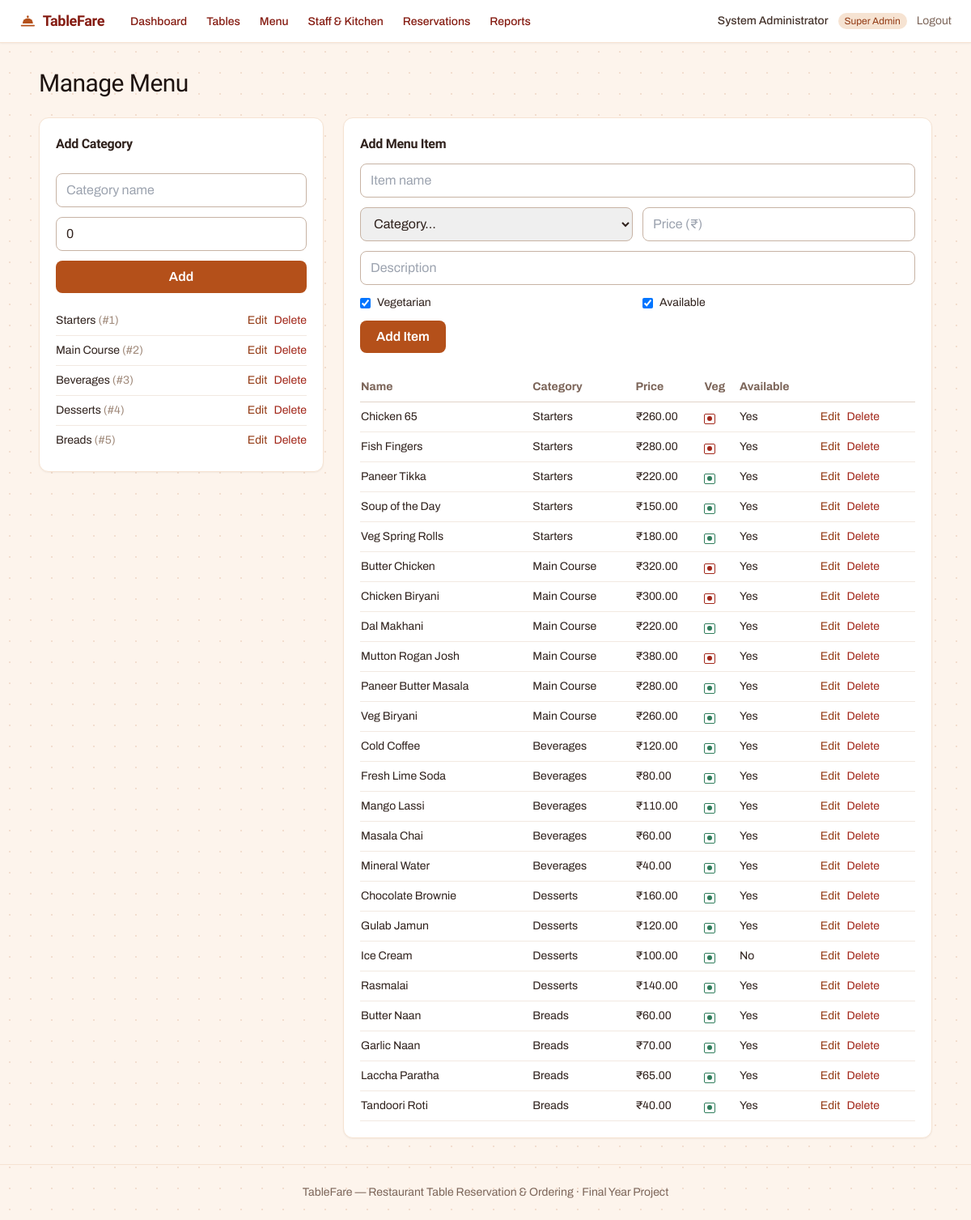
The page /index.php?route=admin/menu (signed in) on the database its author committed.
### tables this page shows
CREATE TABLE menu_categories (
    id             INT AUTO_INCREMENT PRIMARY KEY,
    name           VARCHAR(60) NOT NULL,
    display_order  INT NOT NULL DEFAULT 0,
    created_at     TIMESTAMP NOT NULL DEFAULT CURRENT_TIMESTAMP
);

CREATE TABLE menu_items (
    id            INT AUTO_INCREMENT PRIMARY KEY,
    category_id   INT NOT NULL,
    name          VARCHAR(100) NOT NULL,
    description   VARCHAR(255) NULL,
    price         DECIMAL(8,2) NOT NULL,
    is_veg        TINYINT(1) NOT NULL DEFAULT 1,
    is_available  TINYINT(1) NOT NULL DEFAULT 1,
    created_at    TIMESTAMP NOT NULL DEFAULT CURRENT_TIMESTAMP,
    FOREIGN KEY (category_id) REFERENCES menu_categories(id) ON DELETE CASCADE
);

### app/controllers/AdminController.php (called while the page is built, shortened)
<?php
require_once __DIR__ . '/../models/MenuCategory.php';
require_once __DIR__ . '/../models/MenuItem.php';
class AdminController
{
    public function menu(): void
    {
        $categories = MenuCategory::all();
        $items = MenuItem::allWithCategory();
        $editingCategory = isset($_GET['edit_category']) ? MenuCategory::find((int)$_GET['edit_category']) : null;
        $editingItem = isset($_GET['edit_item']) ? MenuItem::find((int)$_GET['edit_item']) : null;
        $pageTitle = 'Manage Menu';
        require __DIR__ . '/../views/admin/menu.php';
    }
}

### public/index.php (called while the page is built, shortened)
<?php
require_once __DIR__ . '/../core/helpers.php';
require_once __DIR__ . '/../core/Database.php';
require_once __DIR__ . '/../app/controllers/AdminController.php';
$router = new Router();
$router->get('login', fn() => (new AuthController())->showLogin());
$router->post('login', fn() => (new AuthController())->login());
$router->post('logout', fn() => (new AuthController())->logout());
$router->get('admin/dashboard', fn() => (new AdminController())->dashboard());
$router->get('admin/tables', fn() => (new AdminController())->tables());
$router->post('admin/tables/store', fn() => (new AdminController())->tableStore());
$router->post('admin/tables/update', fn() => (new AdminController())->tableUpdate());
$router->post('admin/tables/status', fn() => (new AdminController())->tableToggleStatus());
$router->get('admin/tables/qr', fn() => (new AdminController())->tableQrDownload());
$router->get('admin/menu', fn() => (new AdminController())->menu());
$router->post('admin/menu/categories/store', fn() => (new AdminController())->categoryStore());
$router->post('admin/menu/categories/update', fn() => (new AdminController())->categoryUpdate());
$router->post('admin/menu/categories/delete', fn() => (new AdminController())->categoryDelete());
$router->post('admin/menu/items/store', fn() => (new AdminController())->itemStore());
$router->post('admin/menu/items/update', fn() => (new AdminController())->itemUpdate());
$router->post('admin/menu/items/delete', fn() => (new AdminController())->itemDelete());
$router->get('admin/staff', fn() => (new AdminController())->staff());
$router->post('admin/staff/store', fn() => (new AdminController())->staffStore());
$router->post('admin/staff/status', fn() => (new AdminController())->staffToggleStatus());
$router->get('admin/reservations', fn() => (new AdminController())->reservations());
$router->get('admin/reports', fn() => (new AdminController())->reports());
$router->get('staff/dashboard', fn() => (new StaffController())->dashboard());
$router->get('staff/reservations', fn() => (new StaffController())->reservations());
$router->post('staff/reservations/confirm', fn() => (new StaffController())->reservationConfirm());
$router->post('staff/reservations/cancel', fn() => (new StaffController())->reservationCancel());
$router->post('staff/reservations/seat', fn() => (new StaffController())->reservationSeat());
$router->get('staff/tables', fn() => (new StaffController())->tables());
$router->get('staff/sessions/detail', fn() => (new StaffController())->sessionDetail());
$router->post('staff/sessions/close', fn() => (new StaffController())->sessionForceClose());
$router->post('staff/orders/serve', fn() => (new StaffController())->orderMarkServed());
$router->get('staff/billing', fn() => (new StaffController())->billing());
$router->post('staff/billing/generate', fn() => (new StaffController())->billingGenerate());
$router->post('staff/billing/markpaid', fn() => (new StaffController())->billingMarkPaid());
$router->get('kitchen/queue', fn() => (new KitchenController())->queue());
$router->get('kitchen/queue/data', fn() => (new KitchenController())->queueData());
$router->post('kitchen/item/advance', fn() => (new KitchenController())->itemAdvance());
$router->get('booking/create', fn() => (new BookingController())->createForm());
$router->post('booking/create/otp', fn() => (new BookingController())->createSendOtp());
$router->post('booking/create/verify', fn() => (new BookingController())->createVerify());
$router->get('booking/lookup', fn() => (new BookingController())->lookupForm());
$router->post('booking/lookup/otp', fn() => (new BookingController())->lookupSendOtp());
$router->post('booking/lookup/verify', fn() => (new BookingController())->lookupVerify());
$router->get('booking/mine', fn() => (new BookingController())->mine());
$router->post('booking/cancel', fn() => (new BookingController())->cancel());
$router->get('table/join', fn() => (new TableController())->join());
$router->get('table/start', fn() => (new TableController())->startForm());
$router->post('table/start/otp', fn() => (new TableController())->startSendOtp());
$router->post('table/start/verify', fn() => (new TableController())->startVerify());
$router->get('table/started', fn() => (new TableController())->started());
$router->get('table/joincode', fn() => (new TableController())->joinCodeForm());
$router->post('table/joincode/submit', fn() => (new TableController())->joinCodeSubmit());
$router->get('order/menu', fn() => (new OrderController())->menu());
$router->get('order/cart', fn() => (new OrderController())->cartData());
$router->post('order/cart/add', fn() => (new OrderController())->cartAdd());
$router->post('order/cart/update', fn() => (new OrderController())->cartUpdate());
$router->post('order/place', fn() => (new OrderController())->place());
$router->get('order/mine', fn() => (new OrderController())->mine());
$route = $_GET['route'] ?? '';
$router->dispatch($_SERVER['REQUEST_METHOD'], $route);

### core/Router.php (called while the page is built, shortened)
<?php
class Router
{
    private array $routes = ['GET' => [], 'POST' => []];
    public function get(string $route, callable $handler): void
    {
        $this->routes['GET'][$route] = $handler;
    }
    public function post(string $route, callable $handler): void
    {
        $this->routes['POST'][$route] = $handler;
    }
    public function dispatch(string $method, string $route): void
    {
        $handler = $this->routes[$method][$route] ?? null;
        try {
            $handler();
        } catch (Throwable $e) {
            error_log($e->getMessage());
            http_response_code(500);
            require __DIR__ . '/../app/views/errors/500.php';
        }
    }
}

### core/Database.php (called while the page is built)
<?php
class Database
{
    private static ?PDO $instance = null;
    public static function connect(): PDO
    {
        if (self::$instance === null) {
            $config = require __DIR__ . '/../config/database.php';
            $dsn = sprintf(
                'mysql:host=%s;port=%d;dbname=%s;charset=%s',
                $config['host'],
                $config['port'],
                $config['database'],
                $config['charset']
            );
            self::$instance = new PDO($dsn, $config['username'], $config['password'], [
                PDO::ATTR_ERRMODE            => PDO::ERRMODE_EXCEPTION,
                PDO::ATTR_DEFAULT_FETCH_MODE => PDO::FETCH_ASSOC,
                PDO::ATTR_EMULATE_PREPARES   => false,
            ]);
        }
        return self::$instance;
    }
}

### app/models/MenuCategory.php (called while the page is built, shortened)
<?php
require_once __DIR__ . '/../../core/Database.php';
class MenuCategory
{
    public static function all(): array
    {
        return Database::connect()->query('SELECT * FROM menu_categories ORDER BY display_order, name')->fetchAll();
    }
}

### app/models/MenuItem.php (called while the page is built, shortened)
<?php
require_once __DIR__ . '/../../core/Database.php';
class MenuItem
{
    public static function allWithCategory(): array
    {
        return Database::connect()->query(
            'SELECT mi.*, mc.name AS category_name FROM menu_items mi
             JOIN menu_categories mc ON mc.id = mi.category_id
             ORDER BY mc.display_order, mi.name'
        )->fetchAll();
    }
}

### app/views/admin/menu.php (the view, shortened to what this page needs)
<?php require __DIR__ . '/../partials/header.php'; ?>
<?php require __DIR__ . '/../partials/staff_navbar.php'; ?>
<main class="flex-1 max-w-6xl mx-auto w-full px-6 py-8">
    <h1 class="text-3xl text-stone-900"><?= e($pageTitle) ?></h1>
    <div class="grid grid-cols-1 lg:grid-cols-3 gap-6 mt-6">
        <section class="bg-white rounded-xl border border-amber-100 shadow-sm p-5 lg:col-span-1 h-fit">
            <h2 class="font-semibold text-stone-800 mb-3"><?= $editingCategory ? 'Edit Category' : 'Add Category' ?></h2>
            <form method="POST" action="/index.php?route=admin/menu/categories/<?= $editingCategory ? 'update' : 'store' ?>" class="space-y-3">
                <input type="text" name="name" placeholder="Category name" value="<?= e($editingCategory['name'] ?? '') ?>" required
                       class="w-full rounded-lg border border-stone-300 px-3 py-2 focus:outline-none focus:ring-2 focus:ring-amber-400">
                <input type="number" name="display_order" placeholder="Display order" value="<?= e((string)($editingCategory['display_order'] ?? '0')) ?>"
                       class="w-full rounded-lg border border-stone-300 px-3 py-2 focus:outline-none focus:ring-2 focus:ring-amber-400">
                <button type="submit" class="w-full py-2 rounded-lg bg-amber-600 text-white font-semibold hover:bg-amber-700"><?= $editingCategory ? 'Save' : 'Add' ?></button>
            </form>
            <ul class="mt-4 divide-y divide-stone-100 text-sm">
                <?php foreach ($categories as $cat): ?>
                    <li class="py-2 flex justify-between items-center">
                        <span><?= e($cat['name']) ?> <span class="text-stone-400">(#<?= (int)$cat['display_order'] ?>)</span></span>
                        <span class="flex gap-2">
                            <a href="/index.php?route=admin/menu&edit_category=<?= (int)$cat['id'] ?>" class="text-amber-700 hover:underline">Edit</a>
                            <form method="POST" action="/index.php?route=admin/menu/categories/delete" class="inline" onsubmit="return confirm('Delete this category and its items?');">
                                <button type="submit" class="text-red-600 hover:underline">Delete</button>
                            </form>
                        </span>
                    </li>
                <?php endforeach; ?>
            </ul>
        </section>
        <section class="bg-white rounded-xl border border-amber-100 shadow-sm p-5 lg:col-span-2">
            <h2 class="font-semibold text-stone-800 mb-3"><?= $editingItem ? 'Edit Item' : 'Add Menu Item' ?></h2>
            <form method="POST" action="/index.php?route=admin/menu/items/<?= $editingItem ? 'update' : 'store' ?>" class="grid grid-cols-2 gap-3">
                <input type="text" name="name" placeholder="Item name" value="<?= e($editingItem['name'] ?? '') ?>" required
                       class="col-span-2 rounded-lg border border-stone-300 px-3 py-2 focus:outline-none focus:ring-2 focus:ring-amber-400">
                <select name="category_id" required class="rounded-lg border border-stone-300 px-3 py-2">
                    <option value="">Category&hellip;</option>
                </select>
                <input type="number" step="0.01" name="price" placeholder="Price (₹)" value="<?= e($editingItem['price'] ?? '') ?>" required
                       class="rounded-lg border border-stone-300 px-3 py-2">
                <input type="text" name="description" placeholder="Description" value="<?= e($editingItem['description'] ?? '') ?>"
                       class="col-span-2 rounded-lg border border-stone-300 px-3 py-2">
                <label class="flex items-center gap-2 text-sm"><input type="checkbox" name="is_veg" <?= ($editingItem['is_veg'] ?? 1) ? 'checked' : '' ?>> Vegetarian</label>
                <label class="flex items-center gap-2 text-sm"><input type="checkbox" name="is_available" <?= ($editingItem['is_available'] ?? 1) ? 'checked' : '' ?>> Available</label>
                <div class="col-span-2 flex gap-3">
                    <button type="submit" class="px-5 py-2 rounded-lg bg-amber-600 text-white font-semibold hover:bg-amber-700"><?= $editingItem ? 'Save' : 'Add Item' ?></button>
                </div>
            </form>
            <table class="w-full text-sm mt-6">
                <thead><tr class="text-left text-stone-500 border-b border-stone-200">
                    <th class="py-2">Name</th><th>Category</th><th>Price</th><th>Veg</th><th>Available</th><th></th>
                </tr></thead>
                <tbody>
                <?php foreach ($items as $item): ?>
                    <tr class="border-b border-stone-100">
                        <td class="py-2"><?= e($item['name']) ?></td>
                        <td><?= e($item['category_name']) ?></td>
                        <td><?= money($item['price']) ?></td>
                        <td><?= veg_mark((bool)$item['is_veg']) ?></td>
                        <td><?= $item['is_available'] ? 'Yes' : 'No' ?></td>
                        <td class="flex gap-2 py-2">
                            <a href="/index.php?route=admin/menu&edit_item=<?= (int)$item['id'] ?>" class="text-amber-700 hover:underline">Edit</a>
                            <form method="POST" action="/index.php?route=admin/menu/items/delete" class="inline" onsubmit="return confirm('Delete this item?');">
                                <button type="submit" class="text-red-600 hover:underline">Delete</button>
                            </form>
                        </td>
                    </tr>
                <?php endforeach; ?>
                </tbody>
            </table>
        </section>
    </div>
</main>
<?php require __DIR__ . '/../partials/footer.php'; ?>

### core/helpers.php (shortened to what this page needs)
<?php
function e(?string $value): string
{
    return htmlspecialchars($value ?? '', ENT_QUOTES, 'UTF-8');
}
function money(float $amount): string
{
    return '₹' . number_format($amount, 2);
}
function veg_mark(bool $isVeg): string
{
    $label = $isVeg ? 'Vegetarian' : 'Non-vegetarian';
    $class = $isVeg ? 'fmark fmark-veg' : 'fmark fmark-nonveg';
    return '<span class="' . $class . '" role="img" aria-label="' . $label . '" title="' . $label . '"></span>';
}
function wordmark(string $size = 'text-lg'): string
{
    return '<span class="font-display font-extrabold ' . $size . ' text-red-700 inline-flex items-center gap-2">'
        . '<svg viewBox="0 0 24 24" class="w-[1.15em] h-[1.15em] text-amber-600" fill="none" aria-hidden="true">'
        . '<path d="M3 18h18" stroke="currentColor" stroke-width="2" stroke-linecap="round"/>'
        . '<path d="M4.5 15a7.5 7.5 0 0 1 15 0z" fill="currentColor"/>'
        . '<circle cx="12" cy="5.4" r="1.5" fill="currentColor"/>'
        . '</svg>TableFare</span>';
}

### rows shown on the page
menu_categories: name "Starters", display_order "1"
menu_categories: name "Main Course", display_order "2"
menu_categories: name "Beverages", display_order "3"
menu_categories: name "Desserts", display_order "4"
menu_categories: name "Breads", display_order "5"
menu_items: name "Chicken 65", category.name "Starters", price "₹260.00", is_available "Yes"
menu_items: name "Fish Fingers", category.name "Starters", price "₹280.00", is_available "Yes"
menu_items: name "Paneer Tikka", category.name "Starters", price "₹220.00", is_available "Yes"
menu_items: name "Soup of the Day", category.name "Starters", price "₹150.00", is_available "Yes"
menu_items: name "Veg Spring Rolls", category.name "Starters", price "₹180.00", is_available "Yes"
menu_items: name "Butter Chicken", category.name "Main Course", price "₹320.00", is_available "Yes"
menu_items: name "Chicken Biryani", category.name "Main Course", price "₹300.00", is_available "Yes"
menu_items: name "Dal Makhani", category.name "Main Course", price "₹220.00", is_available "Yes"
menu_items: name "Mutton Rogan Josh", category.name "Main Course", price "₹380.00", is_available "Yes"
menu_items: name "Paneer Butter Masala", category.name "Main Course", price "₹280.00", is_available "Yes"
menu_items: name "Veg Biryani", category.name "Main Course", price "₹260.00", is_available "Yes"
menu_items: name "Cold Coffee", category.name "Beverages", price "₹120.00", is_available "Yes"
menu_items: name "Fresh Lime Soda", category.name "Beverages", price "₹80.00", is_available "Yes"
menu_items: name "Mango Lassi", category.name "Beverages", price "₹110.00", is_available "Yes"
menu_items: name "Masala Chai", category.name "Beverages", price "₹60.00", is_available "Yes"
menu_items: name "Mineral Water", category.name "Beverages", price "₹40.00", is_available "Yes"
menu_items: name "Chocolate Brownie", category.name "Desserts", price "₹160.00", is_available "Yes"
menu_items: name "Gulab Jamun", category.name "Desserts", price "₹120.00", is_available "Yes"
menu_items: name "Ice Cream", category.name "Desserts", price "₹100.00", is_available "No"
menu_items: name "Rasmalai", category.name "Desserts", price "₹140.00", is_available "Yes"
menu_items: name "Butter Naan", category.name "Breads", price "₹60.00", is_available "Yes"
menu_items: name "Garlic Naan", category.name "Breads", price "₹70.00", is_available "Yes"
menu_items: name "Laccha Paratha", category.name "Breads", price "₹65.00", is_available "Yes"
menu_items: name "Tandoori Roti", category.name "Breads", price "₹40.00", is_available "Yes"

### other values the page prints
$label "Dashboard"
$label "Tables"
$label "Menu"
$label "Staff & Kitchen"
$label "Reservations"
$label "Reports"
Auth::name() "System Administrator"
str_replace('_', ' ', $role) "Super Admin"
$pageTitle "Manage Menu"
